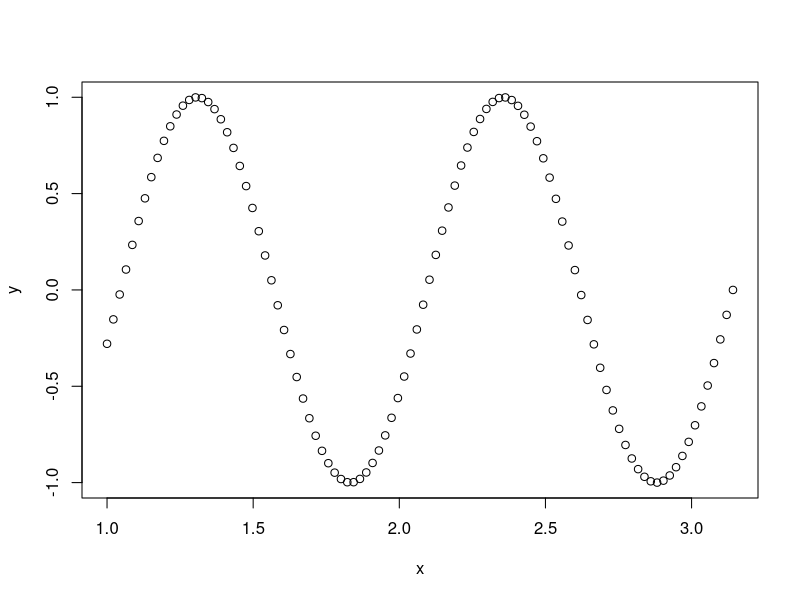

The R source for this figure: (Note: this script raises an error after producing the figure.)
# base base base


n = 100
x <- seq(1, pi, length.out = n)
y <- sin(x*6) # + rnorm(100, 0, 0.2)
plot(x, y)

m = 2
v = m*2 # why did we define this?

b0 <- function(x) {
  return(rep(1, n))
}
b1 <- function(x) {
  return(x - 1/2)
}
b2 <- function(x) {
  return(x^2 - x + 1/6)
}
b3 <- function(x) {
  return(x^3 - 3/2*x^2 + 1/2*x)
}
b4 <- function(x) {
  return(x^4 - 2*x^3 + x^2 - 1/30)
}

rKernel = 1 + 
  b1(x)*b1(y)/1 + b2(x)*b2(y)/4 + b3(x)*b3(y)/36 + b4(x)*b4(y)/576 +
  ((-1)**1) * b4(abs(x-y))/24

phi = 1 + 
  b1(x)*b1(x)/1 + b2(x)*b2(x)/4 + b3(x)*b3(x)/36 + b4(x)*b4(x)/576 +
  ((-1)**1) * b4(abs(x-x))/24


lambda = 1 / (10**2)
I = diag(1, nrow=100)

coef = (rKernel + MASS::ginv(n*lambda*I))
coef = coef %*% y

phi = phi %>% matrix()
fitted = t(phi) %*% coef

plot(x, y, col = 'red')
lines(x, fitted, col = 'blue')


  